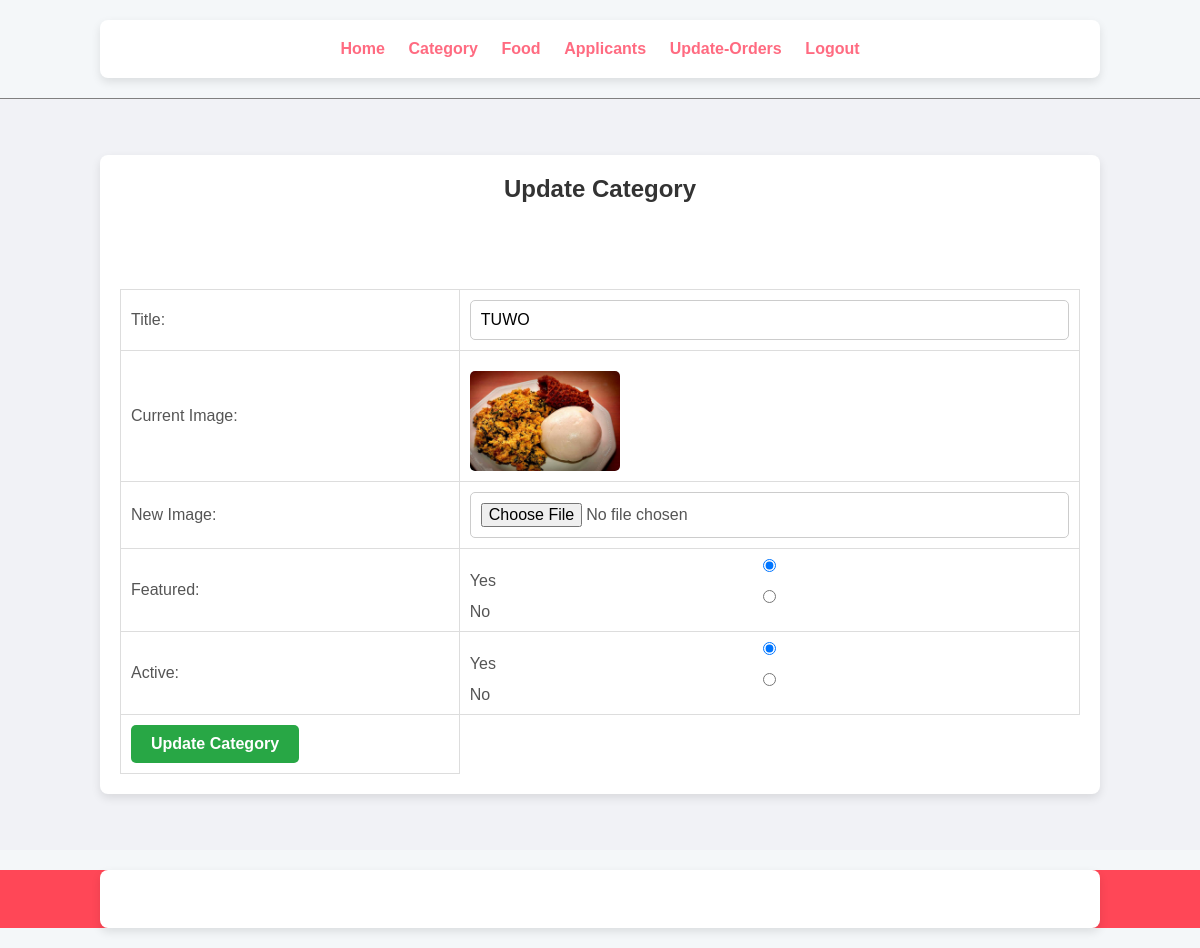
The page /admin/update-category.php?id=6 (signed in) on the database its author committed.
### tables this page shows
CREATE TABLE `tbl_category` (
  `id` int(10) UNSIGNED NOT NULL,
  `title` varchar(100) NOT NULL,
  `image_name` varchar(255) NOT NULL,
  `featured` varchar(10) NOT NULL,
  `active` varchar(10) NOT NULL
);

### admin/update-category.php (the view, shortened to what this page needs)
<?php include('partials/menu.php'); ?>
<div class="main-content">
    <div class="wrapper">
        <h1>Update Category</h1>
        <br><br>
        <?php
            if(isset($_GET['id']))
            {
                $id = $_GET['id'];
                $sql = "SELECT * FROM tbl_category WHERE id=$id";
                $res = mysqli_query($conn, $sql);
                $count = mysqli_num_rows($res);
                if($count==1)
                {
                    $row = mysqli_fetch_assoc($res);
                    $title = $row['title'];
                    $current_image = $row['image_name'];
                    $featured = $row['featured'];
                    $active = $row['active'];
                }
                else
                {
                    $_SESSION['no-category-found'] = "<div class='error'>Category not Found.</div>";
                    header('location:'.SITEURL.'admin/manage-category.php');
                }
            }
            else
            {
                header('location:'.SITEURL.'admin/manage-category.php');
            }
        ?>
        <form action="" method="POST" enctype="multipart/form-data">
            <table class="tbl-30">
                <tr>
                    <td>Title: </td>
                    <td>
                        <input type="text" name="title" value="<?php echo $title; ?>">
                    </td>
                </tr>
                <tr>
                    <td>Current Image: </td>
                    <td>
                        <?php
                            if($current_image != "")
                            {
                                ?>
                                <img src="<?php echo SITEURL; ?>images/category/<?php echo $current_image; ?>" width="150px">
                                <?php
                            }
                            else
                            {
                                echo "<div class='error'>Image Not Added.</div>";
                            }
                        ?>
                    </td>
                </tr>
                <tr>
                    <td>New Image: </td>
                    <td>
                        <input type="file" name="image">
                    </td>
                </tr>
                <tr>
                    <td>Featured: </td>
                    <td>
                        <input <?php if($featured=="Yes"){echo "checked";} ?> type="radio" name="featured" value="Yes"> Yes
                        <input <?php if($featured=="No"){echo "checked";} ?> type="radio" name="featured" value="No"> No
                    </td>
                </tr>
                <tr>
                    <td>Active: </td>
                    <td>
                        <input <?php if($active=="Yes"){echo "checked";} ?> type="radio" name="active" value="Yes"> Yes
                        <input <?php if($active=="No"){echo "checked";} ?> type="radio" name="active" value="No"> No
                    </td>
                </tr>
                <tr>
                    <td>
                        <input type="submit" name="submit" value="Update Category" class="btn-secondary">
                    </td>
                </tr>
            </table>
        </form>
    </div>
</div>
<?php include('partials/footer.php'); ?>

### css/admin.css (style rules this page uses)
* { margin: 0; padding: 0; font-family: Arial, Helvetica, sans-serif; }
.wrapper { padding: 1%; width: 80%; margin: 0 auto; }
.tbl-30 { width: 30%; }
table tr td { padding: 1%; }
.btn-secondary { background-color: #7bed9f; padding: 1%; color: black; text-decoration: none; font-weight: bold; }
.main-content { background-color: #f1f2f6; padding: 3% 0; }

### admin/update-category.php (style rules this page uses)
body { font-family: Arial, sans-serif; background-color: #f4f7f9; margin: 0; padding: 0; }
.wrapper { max-width: 1000px; margin: 20px auto; padding: 20px; background-color: #ffffff; border-radius: 8px; box-shadow: 0 4px 10px rgba(0, 0, 0, 0.1); }
h1 { text-align: center; color: #333; margin-bottom: 20px; font-size: 24px; }
.tbl-30 { width: 100%; margin-top: 30px; border-collapse: collapse; }
.tbl-30 td { padding: 10px; border: 1px solid #ddd; text-align: left; font-size: 16px; color: #555; }
.tbl-30 input[type="text"], .tbl-30 input[type="file"], .tbl-30 input[type="radio"] { width: 100%; padding: 10px; border-radius: 5px; border: 1px solid #ccc; font-size: 16px; }
.tbl-30 input[type="submit"] { background-color: #007bff; color: white; padding: 10px 20px; border-radius: 5px; border: none; cursor: pointer; font-size: 16px; transition: background-color 0.3s ease; }
.tbl-30 img { margin-top: 10px; border-radius: 5px; }
input[type="radio"] { margin-right: 10px; }
input[type="submit"].btn-secondary { background-color: #28a745; font-size: 16px; cursor: pointer; transition: background-color 0.3s ease; }

### rows shown on the page
tbl_category: title "TUWO", image_name (picture), featured "☑", active "☑"
